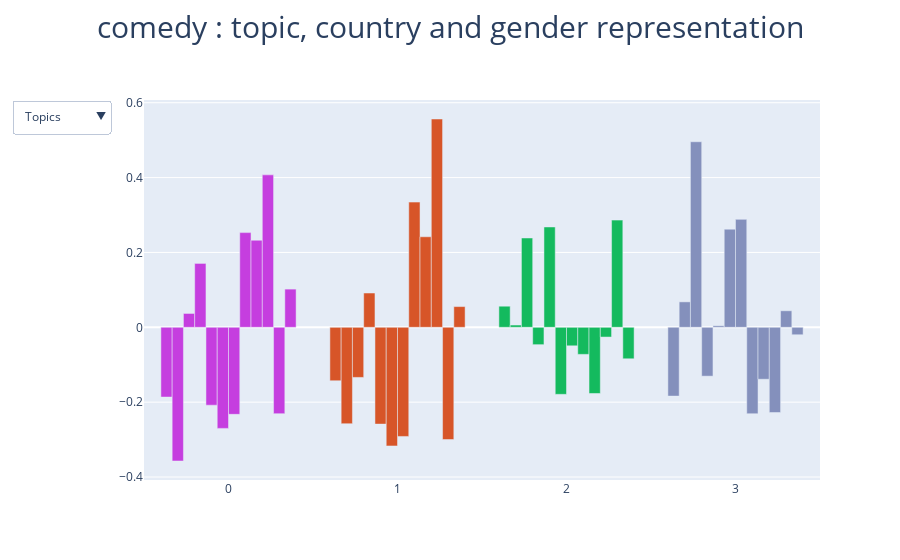

Source (notebook cell):
### Code cell
topics = ['experiment_scientist_power_creature', 'body_vampire_child_night', 'money_steal_prisoner_bank_drug', 'team_game_coach_player', 'ship_alien_earth_attack', 'murder_police_gang_fight_crime', 'agent_shoot_military_bomb', 'band_family_show_music_dream', 'family_father_mother_daughter_wedding', 'home_school_night_parent_party_decide', 'escape_camp_attack_truck', 'movie_woman_play_character_role']

fig = go.Figure()

#adding figures related to topics
for i in topics:
    fig.add_bar(x=res2.loc[res2['feature']==i, 'cluster'], y=res2.loc[res2['feature']==i, 'value'], marker_color=colors, name=i)
#adding figures related to countries
for i in ['Indian', 'American']:
    fig.add_bar(x=res2.loc[res2['feature']==i, 'cluster'], y=res2.loc[res2['feature']==i, 'value'], marker_color=colors, name=i, visible=False)
#adding features related to actor data
for i in res2['feature'][:4]:
    fig.add_bar(x=res2.loc[res2['feature']==i, 'cluster'], y=res2.loc[res2['feature']==i, 'value'], marker_color=colors, name=i, visible=False)

# creating buttons to interact with the plot
fig.update_layout(
    updatemenus=[
        dict(
            active=0,
            buttons=list([
                dict(label="Topics",
                     method="update",
                     args=[{"visible": list(np.append(np.repeat(True, 12), np.repeat(False, 6)))}]),
                dict(label="Countries",
                     method="update",
                     args=[{"visible": list(np.append(np.repeat(False, 12), np.append(np.repeat(True, 2), np.repeat(False, 4))))}]),
                dict(label="Actor data",
                     method="update",
                     args=[{"visible": list(np.append(np.repeat(False, 14), np.repeat(True, 4)))}]),
            ]),
        )
    ],
    barmode='group', title=dict(text=genre+ ' : topic, country and gender representation', x=0.5, y=0.97, xanchor='auto', yanchor='top', font=dict(size=30)))

fig.update_layout(showlegend=False)

fig.show()
#py.plot(fig, filename = genre + ' topic, country and gender representation', auto_open=True)

### Figure 1 — Plotly figure (JSON) as saved in the notebook; plotly's stock layout.template omitted (floating-point values rounded to 4 significant figures)
{"data": [{"marker": {"color": ["#C53EDF", "#D75528", "#14BA5E", "#8490BC"]}, "name": "experiment_scientist_power_creature", "type": "bar", "x": [0, 1, 2, 3], "y": [-0.1864, -0.1428, 0.05637, -0.1838]}, {"marker": {"color": ["#C53EDF", "#D75528", "#14BA5E", "#8490BC"]}, "name": "body_vampire_child_night", "type": "bar", "x": [0, 1, 2, 3], "y": [-0.3572, -0.2575, 0.006095, 0.06799]}, {"marker": {"color": ["#C53EDF", "#D75528", "#14BA5E", "#8490BC"]}, "name": "money_steal_prisoner_bank_drug", "type": "bar", "x": [0, 1, 2, 3], "y": [0.03703, -0.1339, 0.2386, 0.4957]}, {"marker": {"color": ["#C53EDF", "#D75528", "#14BA5E", "#8490BC"]}, "name": "team_game_coach_player", "type": "bar", "x": [0, 1, 2, 3], "y": [0.1707, 0.0916, -0.04634, -0.1305]}, {"marker": {"color": ["#C53EDF", "#D75528", "#14BA5E", "#8490BC"]}, "name": "ship_alien_earth_attack", "type": "bar", "x": [0, 1, 2, 3], "y": [-0.208, -0.2586, 0.2681, 0.004107]}, {"marker": {"color": ["#C53EDF", "#D75528", "#14BA5E", "#8490BC"]}, "name": "murder_police_gang_fight_crime", "type": "bar", "x": [0, 1, 2, 3], "y": [-0.27, -0.317, -0.1791, 0.2622]}, {"marker": {"color": ["#C53EDF", "#D75528", "#14BA5E", "#8490BC"]}, "name": "agent_shoot_military_bomb", "type": "bar", "x": [0, 1, 2, 3], "y": [-0.2325, -0.2915, -0.04943, 0.2884]}, {"marker": {"color": ["#C53EDF", "#D75528", "#14BA5E", "#8490BC"]}, "name": "band_family_show_music_dream", "type": "bar", "x": [0, 1, 2, 3], "y": [0.253, 0.3345, -0.07229, -0.2309]}, {"marker": {"color": ["#C53EDF", "#D75528", "#14BA5E", "#8490BC"]}, "name": "family_father_mother_daughter_wedding", "type": "bar", "x": [0, 1, 2, 3], "y": [0.2326, 0.2419, -0.1768, -0.1388]}, {"marker": {"color": ["#C53EDF", "#D75528", "#14BA5E", "#8490BC"]}, "name": "home_school_night_parent_party_decide", "type": "bar", "x": [0, 1, 2, 3], "y": [0.4073, 0.5565, -0.02604, -0.2277]}, {"marker": {"color": ["#C53EDF", "#D75528", "#14BA5E", "#8490BC"]}, "name": "escape_camp_attack_truck", "type": "bar", "x": [0, 1, 2, 3], "y": [-0.2307, -0.2999, 0.2864, 0.04416]}, {"marker": {"color": ["#C53EDF", "#D75528", "#14BA5E", "#8490BC"]}, "name": "movie_woman_play_character_role", "type": "bar", "x": [0, 1, 2, 3], "y": [0.1021, 0.05538, -0.08407, -0.01988]}, {"marker": {"color": ["#C53EDF", "#D75528", "#14BA5E", "#8490BC"]}, "name": "Indian", "type": "bar", "visible": false, "x": [0, 1, 2, 3], "y": [1.038, 1.449, 0.4785, 1.017]}, {"marker": {"color": ["#C53EDF", "#D75528", "#14BA5E", "#8490BC"]}, "name": "American", "type": "bar", "visible": false, "x": [0, 1, 2, 3], "y": [0.9928, 0.9141, 1.1, 0.9967]}, {"marker": {"color": ["#C53EDF", "#D75528", "#14BA5E", "#8490BC"]}, "name": "mean_male_actor_age", "type": "bar", "visible": false, "x": [0, 1, 2, 3], "y": [39.38, 39.31, 40.91, 40.06]}, {"marker": {"color": ["#C53EDF", "#D75528", "#14BA5E", "#8490BC"]}, "name": "mean_female_actor_age", "type": "bar", "visible": false, "x": [0, 1, 2, 3], "y": [33.11, 33.58, 33.77, 33.21]}, {"marker": {"color": ["#C53EDF", "#D75528", "#14BA5E", "#8490BC"]}, "name": "average_number_of_films_actors_played_in", "type": "bar", "visible": false, "x": [0, 1, 2, 3], "y": [18.54, 20.91, 16.23, 20.49]}, {"marker": {"color": ["#C53EDF", "#D75528", "#14BA5E", "#8490BC"]}, "name": "percent_female_cast", "type": "bar", "visible": false, "x": [0, 1, 2, 3], "y": [36.47, 39.52, 30.7, 30.53]}], "layout": {"barmode": "group", "showlegend": false, "title": {"font": {"size": 30}, "text": "comedy : topic, country and gender representation", "x": 0.5, "xanchor": "auto", "y": 0.97, "yanchor": "top"}, "updatemenus": [{"active": 0, "buttons": [{"args": [{"visible": [true, true, true, true, true, true, true, true, true, true, true, true, false, false, false, false, false, false]}], "label": "Topics", "method": "update"}, {"args": [{"visible": [false, false, false, false, false, false, false, false, false, false, false, false, true, true, false, false, false, false]}], "label": "Countries", "method": "update"}, {"args": [{"visible": [false, false, false, false, false, false, false, false, false, false, false, false, false, false, true, true, true, true]}], "label": "Actor data", "method": "update"}]}]}}
